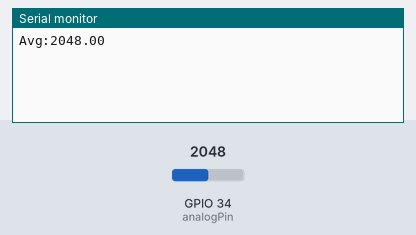
The program below on a simulated ESP32. On the bench: the last lines printed to the serial monitor. Inputs (shaded band) come from the test bench; at power-on: GPIO 34 (analogPin) = 2048.

Above: at 1.2 s.
1.3 s: GPIO 34 (analogPin) set to 2866
At 2.3 s:
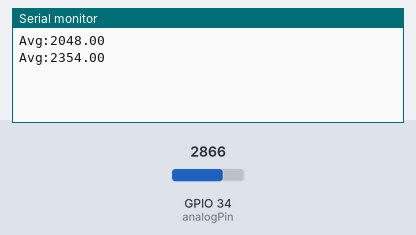
2.8 s: GPIO 34 (analogPin) set to 3603
At 3.6 s:
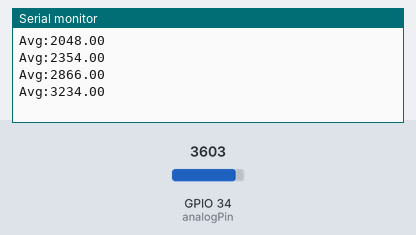
Timing chart, 0 to 5.8 s (numbered marks = the images above; inputs shaded):
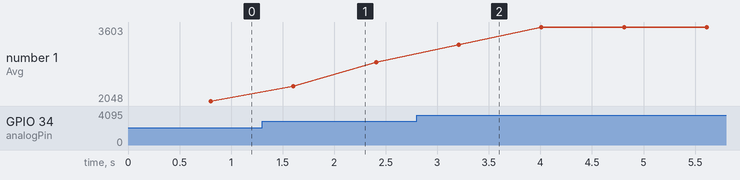

Measured:
- after the input at 1.3 s, the serial monitor: prints a new line after 0.30 s (image 1)
- after the input at 2.8 s, the serial monitor: prints a new line after 0.41 s (image 2)
- plotted number 1: 2048 → 2866 after the input at 1.3 s, 2866 → 3603 after the input at 2.8 s

The program:

main.cpp
```cpp
#include <Arduino.h>
#include <stdio.h>


// put function declarations here:
int myFunction(int, int);
int analogValue [16];
int analogPin = 34;
float mean_humidity = 0.0;
int size_a = 16;
int measurements [16];

void setup() {
  // put your setup code here, to run once:
  Serial.begin(115200);
  pinMode(analogPin, INPUT); // GPIO as input
}
double mean(int sum, int size_a){
  float average = sum / size_a;
  return average;
}

void loop() {
  // put your main code here, to run repeatedly:
  int sum = 0;
  for(int i=0;i<16;i++){
    analogValue[i] = analogRead(analogPin);
      delay(50);
    sum +=analogValue[i];
  }
  double average = mean(sum, size_a);
  Serial.print("Avg:");
  Serial.println(average);
}
```
